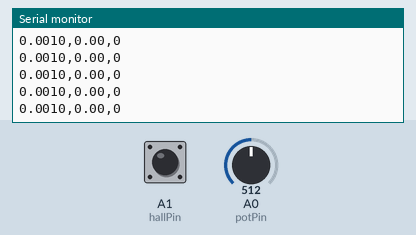
Recording of a sketch running on a simulated Arduino Uno, built with avr-gcc and run on an emulated ATmega328P. Parts: the last lines printed to the serial monitor. The test bench sets the inputs (shaded band); at power-on: A1 (hallPin) HIGH, A0 (potPin) = 512.

Above: at 1.2 s.
1.3 s: A1 (hallPin) pulled LOW for 0.15 s
4.4 s: A0 (potPin) set to 716
At 4.9 s:
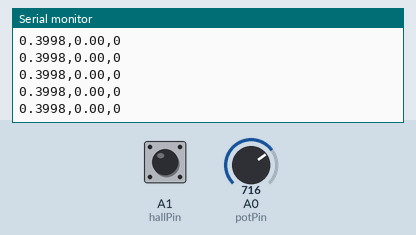
5.9 s: A1 (hallPin) pulled LOW for 1 s
At 6.8 s:
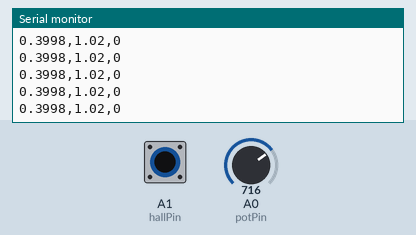
8.4 s: A0 (potPin) set to 900
At 9.4 s:
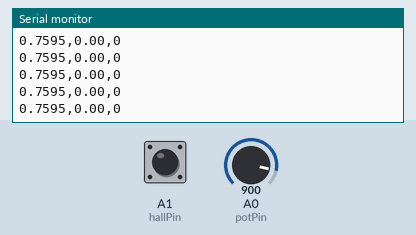
Timing chart, 0 to 10.9 s (numbered marks = the images above; inputs shaded):
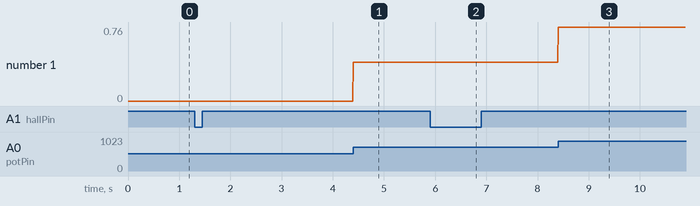

The sketch:

BikeController.ino
```cpp
const int potPin = A0;
const int hallPin = A1;

// Wheel circumference in meters
const float wheelCircumference = 2.1;

// Speed measurement
unsigned long lastPulseTime = 0;
unsigned long pulseInterval = 0;

float rpm = 0.0;
float speedMPH = 0.0;

// Adjust these to match your potentiometer's usable range
const int potMin = 0;
const int potMax = 1023;

// Button placeholder: 0 = not pressed
const int buttonPressed = 0;

void setup()
{
    Serial.begin(115200);

    pinMode(hallPin, INPUT_PULLUP);
}

void loop()
{
    // Read potentiometer
    int potValue = analogRead(potPin);

    // Convert to steering range from -1.0 to +1.0
    float steering = ((float)potValue - potMin)
                     / (potMax - potMin) * 2.0 - 1.0;

    steering = constrain(steering, -1.0, 1.0);

    // Read Hall sensor
    static int previousHallState = HIGH;
    int hallState = digitalRead(hallPin);

    // Detect HIGH -> LOW transition
    if (previousHallState == HIGH && hallState == LOW)
    {
        unsigned long currentTime = millis();

        // Debounce / duplicate pulse protection
        if (lastPulseTime == 0 ||
            currentTime - lastPulseTime > 50)
        {
            if (lastPulseTime > 0)
            {
                pulseInterval = currentTime - lastPulseTime;

                if (pulseInterval > 0)
                {
                    rpm = 60000.0 / pulseInterval;

                    float speedMPS =
                        (rpm / 60.0) * wheelCircumference;

                    speedMPH = speedMPS * 2.23694;
                }
            }

            lastPulseTime = currentTime;
        }
    }

    previousHallState = hallState;

    // Stop reporting speed after 1 second without a pulse
    if (lastPulseTime > 0 &&
        millis() - lastPulseTime >= 1000)
    {
        rpm = 0.0;
        speedMPH = 0.0;
    }

    // Unity format: steering,speed,button
    Serial.print(steering, 4);
    Serial.print(",");
    Serial.print(speedMPH, 2);
    Serial.print(",");
    Serial.println(buttonPressed);

    delay(10);
}
```

Measured:
- after the input at 4.4 s, the serial monitor: prints a new line at once (image 1)
- after the input at 5.9 s, the serial monitor: prints a new line at once (image 2)
- after the input at 8.4 s, the serial monitor: prints a new line at once (image 3)
- plotted number 1: 0 → 0.4 after the input at 4.4 s, 0.4 → 0.76 after the input at 8.4 s
